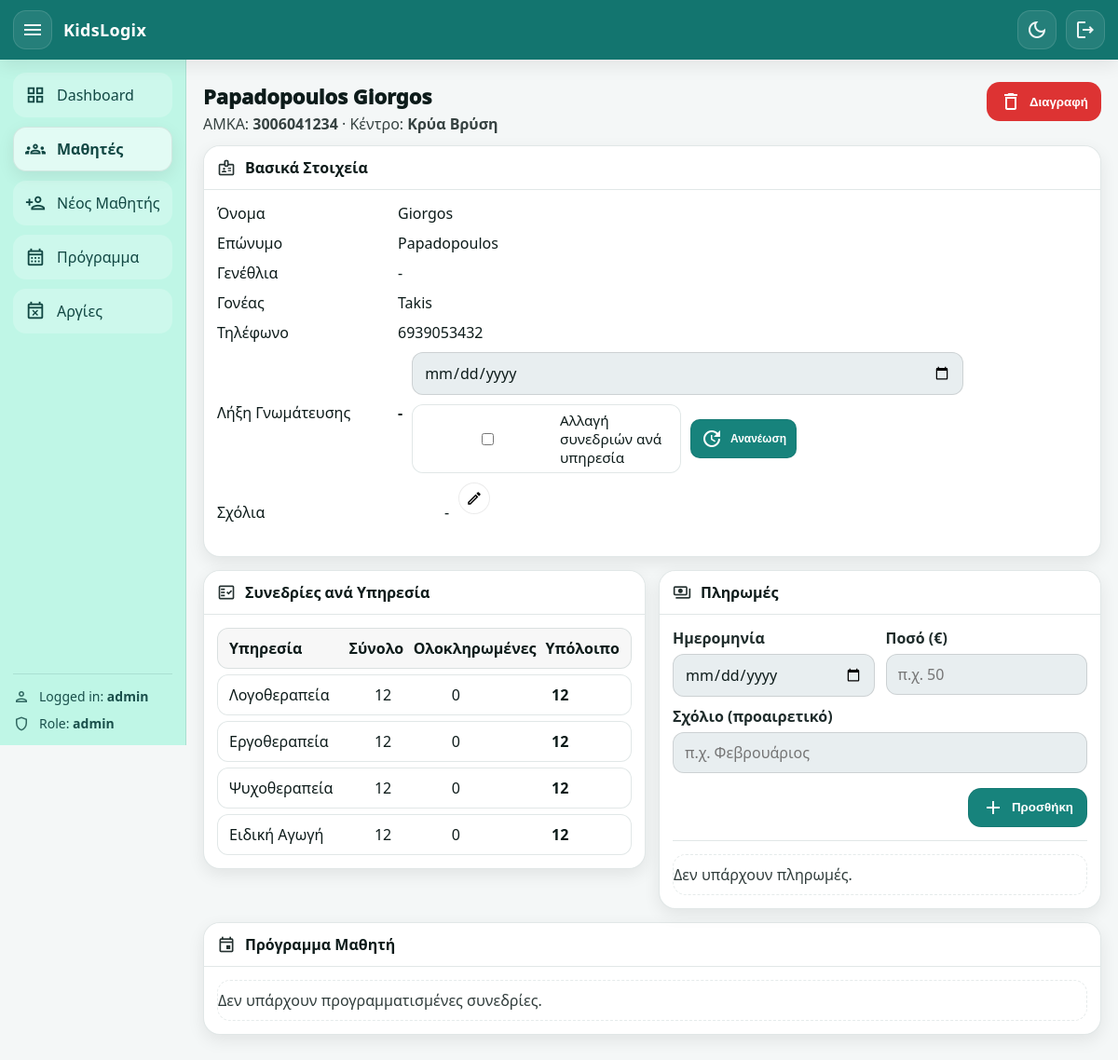
/students/3006041234 (signed in), run on the app's committed database.
### app/models.py (models this page shows, shortened)
class Student(Base):
    __tablename__ = "students"
    amka: Mapped[str] = mapped_column(String(20), primary_key=True)
    center: Mapped[str] = mapped_column(
        String(20),
        nullable=False,
        default="Giannitsa",  # Giannitsa / KryaVrisi
    )
    first_name: Mapped[str] = mapped_column(String(60), nullable=False)
    last_name: Mapped[str] = mapped_column(String(60), nullable=False)
    date_of_birth: Mapped[date | None] = mapped_column(Date, nullable=True)
    parent_name: Mapped[str | None] = mapped_column(String(120), nullable=True)
    parent_phone: Mapped[str | None] = mapped_column(String(30), nullable=True)
    assessment_expiry_date: Mapped[date | None] = mapped_column(Date, nullable=True)
    admin_comment: Mapped[str | None] = mapped_column(String(1000), nullable=True)
    created_at: Mapped[datetime] = mapped_column(
        DateTime, default=datetime.utcnow, nullable=False
    )
    services: Mapped[list["StudentService"]] = relationship(
        back_populates="student",
        cascade="all, delete-orphan",
    )
    appointments: Mapped[list["Appointment"]] = relationship(
        back_populates="student",
        cascade="all, delete-orphan",
    )
    payments: Mapped[list["Payment"]] = relationship(
        back_populates="student",
        cascade="all, delete-orphan",
    )

class Service(Base):
    __tablename__ = "services"
    id: Mapped[int] = mapped_column(Integer, primary_key=True, autoincrement=True)
    name: Mapped[str] = mapped_column(String(60), unique=True, nullable=False)
    student_links: Mapped[list["StudentService"]] = relationship(
        back_populates="service",
        cascade="all, delete-orphan",
    )
    appointments: Mapped[list["Appointment"]] = relationship(
        back_populates="service",
        cascade="all, delete-orphan",
    )

### app/routers/web.py (the view)
@router.get("/students/{amka}", response_class=HTMLResponse)
def student_page(
    amka: str,
    request: Request,
    db: Session = Depends(get_db),
    user: User = Depends(get_current_user),
):
    st = db.query(Student).filter(Student.amka == amka).first()
    if not st:
        return RedirectResponse("/students", status_code=303)
    links = (
        db.query(StudentService)
        .filter(StudentService.student_amka == amka)
        .all()
    )
    services_info = []
    for l in links:
        total = int(l.total_sessions or 0)
        used = (
            db.query(Appointment.id)
            .filter(Appointment.student_amka == amka)
            .filter(Appointment.service_id == l.service_id)
            .filter(Appointment.status.in_(["scheduled", "completed"]))
            .count()
        )
        completed = (
            db.query(Appointment.id)
            .filter(Appointment.student_amka == amka)
            .filter(Appointment.service_id == l.service_id)
            .filter(Appointment.status == "completed")
            .count()
        )
        remaining = max(total - int(used), 0)
        services_info.append(
            {
                "service": l.service,
                "total": total,
                "completed": int(completed),
                "remaining": int(remaining),
            }
        )
    appointments = (
        db.query(Appointment)
        .filter(Appointment.student_amka == amka)
        .order_by(
            case(
                (Appointment.status == "scheduled", 0),
                (Appointment.status == "completed", 1),
            ),
            Appointment.day.asc(),
            Appointment.start_time.asc(),
        )
        .all()
    )
    payments = (
        db.query(Payment)
        .filter(Payment.student_amka == amka)
        .order_by(Payment.payment_date.desc(), Payment.id.desc())
        .all()
    )
    return templates.TemplateResponse(
        "student_page.html",
        {
            "request": request,
            "user": user,
            "page": "students",
            "student": st,
            "services_info": services_info,
            "appointments": appointments,
            "payments": payments,
            "today": date.today(),
            "centers": CENTERS,
        },
    )

### app/templates/student_page.html (shortened to what this page needs)
{% extends "base.html" %}
{% block content %}
<div class="page-head">
  <div>
    <h1 class="page-title">{{ student.full_name }}</h1>
    <p class="page-subtitle">
      AMKA: <b>{{ student.amka }}</b> ·
      Κέντρο: <b>{{ centers.get(student.center, student.center) }}</b>
    </p>
  </div>
  <div class="page-actions">
    <form method="post" action="/students/{{ student.amka }}/delete"
          onsubmit="return confirm('Σίγουρα διαγραφή μαθητή; Θα διαγραφούν και οι συνεδρίες/πληρωμές του.');">
      <button class="btn btn-danger" type="submit" title="Διαγραφή μαθητή">
        <span class="material-icons-outlined">delete</span>
        Διαγραφή
      </button>
    </form>
  </div>
</div>
<div class="card">
  <div class="card-head">
    <div class="card-title">
      <span class="material-icons-outlined">badge</span>
      <h2>Βασικά Στοιχεία</h2>
    </div>
  </div>
  <div class="card-body">
    <div class="kv">
      <div>Όνομα</div><div>{{ student.first_name }}</div>
      <div>Επώνυμο</div><div>{{ student.last_name }}</div>
      <div>Γενέθλια</div><div>{{ fmt_date_gr(student.date_of_birth) }}</div>
      <div>Γονέας</div><div>{{ student.parent_name or '-' }}</div>
      <div>Τηλέφωνο</div><div>{{ student.parent_phone or '-' }}</div>
      <div>Λήξη Γνωμάτευσης</div>
      <div>
        <div class="renew-row">
          <b>{{ fmt_date_gr(student.assessment_expiry_date) }}</b>
          <form method="post" action="/students/{{ student.amka }}/assessment/renew" class="renew-form">
            <input type="date" name="assessment_expiry_date" required>
            <label class="checkbox">
              <input type="checkbox" id="change_sessions_chk" name="change_sessions" value="1" onchange="toggleRenewSessions()">
              Αλλαγή συνεδριών ανά υπηρεσία
            </label>
            <button class="btn btn-xs btn-primary" type="submit" onclick="return confirmRenew();">
              <span class="material-icons-outlined">update</span>
              Ανανέωση
            </button>
          </form>
        </div>
      </div>
      <div>Σχόλια</div>
      <div>
        <div class="renew-row" style="align-items:flex-start;">
          <div style="white-space:pre-wrap; line-height:1.35;">
            {{ student.admin_comment or '-' }}
          </div>
          <button
            class="icon-pill"
            type="button"
            onclick="openCommentModal()"
            title="Επεξεργασία σχολίου"
            aria-label="Επεξεργασία σχολίου"
          >
            <span class="material-icons-outlined">edit</span>
          </button>
        </div>
      </div>
    </div>
  </div>
</div>
<div class="grid-2-cards">
  <div class="card">
    <div class="card-head">
      <div class="card-title">
        <span class="material-icons-outlined">fact_check</span>
        <h2>Συνεδρίες ανά Υπηρεσία</h2>
      </div>
    </div>
    <div class="card-body">
      {% if services_info and services_info|length > 0 %}
        <div class="table">
          <div class="tr th">
            <div>Υπηρεσία</div>
            <div>Σύνολο</div>
            <div>Ολοκληρωμένες</div>
            <div>Υπόλοιπο</div>
          </div>
          {% for x in services_info %}
            <div class="tr" data-service-id="{{ x.service.id }}">
              <div>{{ x.service.name }}</div>
              <div class="svc-total">{{ x.total }}</div>
              <div class="svc-completed">{{ x.completed }}</div>
              <div><b class="svc-remaining">{{ x.remaining }}</b></div>
            </div>
          {% endfor %}
        </div>
      {% else %}
        <div class="empty-state">Δεν υπάρχουν υπηρεσίες για τον μαθητή.</div>
      {% endif %}
    </div>
  </div>
  <div class="card payments-card">
    <div class="card-head">
      <div class="card-title">
        <span class="material-icons-outlined">payments</span>
        <h2>Πληρωμές</h2>
      </div>
    </div>
    <div class="card-body">
      <form class="form-grid compact" method="post" action="/students/{{ student.amka }}/payments/new">
        <div class="grid-2">
          <label class="field">
            <span>Ημερομηνία</span>
            <input type="date" name="payment_date" required>
          </label>
          <label class="field">
            <span>Ποσό (€)</span>
            <input type="text" name="amount" placeholder="π.χ. 50" required>
          </label>
        </div>
        <label class="field">
          <span>Σχόλιο (προαιρετικό)</span>
          <input type="text" name="comment" placeholder="π.χ. Φεβρουάριος">
        </label>
        <div class="form-actions">
          <button class="btn btn-primary" type="submit">
            <span class="material-icons-outlined">add</span>
            Προσθήκη
          </button>
        </div>
      </form>
      <div class="divider"></div>
      {% if payments and payments|length > 0 %}
        <div class="payments-scroll">
          <div class="table">
            <div class="tr th payments-th">
              <div>Ημ/νία</div>
              <div>Ποσό</div>
              <div>Σχόλιο</div>
              <div>Ενέργειες</div>
            </div>
            {% for p in payments %}
              <div class="tr payments-row">
                <div>{{ fmt_date_gr(p.payment_date) }}</div>
                <div>{{ "%.2f"|format(p.amount_cents / 100) }}€</div>
                <div class="ellipsis">{{ p.comment or '-' }}</div>
                <div class="row-actions">
                  <button
                    class="icon-pill"
                    type="button"
                    onclick="openPaymentModal(this)"
                    data-payment-id="{{ p.id }}"
                    data-payment-date="{{ p.payment_date.isoformat() }}"
                    data-payment-amount="{{ "%.2f"|format(p.amount_cents/100) }}"
                    data-payment-comment="{{ p.comment or '' }}"
                    title="Επεξεργασία πληρωμής"
                    aria-label="Επεξεργασία πληρωμής"
                  >
                    <span class="material-icons-outlined">edit</span>
                  </button>
                </div>
              </div>
            {% endfor %}
          </div>
        </div>
      {% else %}
        <div class="empty-state">Δεν υπάρχουν πληρωμές.</div>
      {% endif %}
    </div>
  </div>
</div>
<div class="card">
  <div class="card-head">
    <div class="card-title">
      <span class="material-icons-outlined">event</span>
      <h2>Πρόγραμμα Μαθητή</h2>
    </div>
  </div>
  <div class="card-body">
    {% if appointments and appointments|length > 0 %}
      <div class="table">
        <div class="tr th student-appt-grid">
          <div>Ημερομηνία</div>
          <div>Ώρα</div>
          <div>Υπηρεσία</div>
          <div>Κατάσταση</div>
          <div style="text-align:right;">Ενέργειες</div>
        </div>
        {% for a in appointments %}
          <div class="tr student-appt-grid" id="appt-row-{{ a.id }}" data-service-id="{{ a.service_id }}">
            <div>{{ fmt_date_gr(a.day) if a.day else '-' }}</div>
            <div>{{ a.start_time.strftime('%H:%M') if a.start_time else '-' }}</div>
            <div>{{ a.service.name if a.service else '-' }}</div>
            <div class="status {{ a.status }} appt-status">{{ a.status }}</div>
            <div class="row-actions">
              {% if a.status == "scheduled" %}
                <button
                  class="icon-pill icon-success"
                  type="button"
                  title="Ολοκλήρωση"
                  aria-label="Ολοκλήρωση"
                  onclick="updateAppointmentStatus({{ a.id }}, 'completed')"
                >
                  <span class="material-icons-outlined">check</span>
                </button>
                <button
                  class="icon-pill icon-danger"
                  type="button"
                  title="Ακύρωση"
                  aria-label="Ακύρωση"
                  onclick="updateAppointmentStatus({{ a.id }}, 'canceled')"
                >
                  <span class="material-icons-outlined">close</span>
                </button>
              {% endif %}
            </div>
          </div>
        {% endfor %}
      </div>
    {% else %}
      <div class="empty-state">Δεν υπάρχουν προγραμματισμένες συνεδρίες.</div>
    {% endif %}
  </div>
</div>
{% endblock %}

### data on the page
Student: full_name "Papadopoulos Giorgos", amka "3006041234", get "Κρύα Βρύση", first_name "Giorgos", last_name "Papadopoulos", date_of_birth "-", parent_name "Takis", parent_phone "6939053432", assessment_expiry_date "-", admin_comment "-"
Service: service.name "Λογοθεραπεία"
Service: service.name "Εργοθεραπεία"
Service: service.name "Ψυχοθεραπεία"
Service: service.name "Ειδική Αγωγή"

### other printed values
{{ user.username if user else '-' }} "admin"
{{ user.role if user else '-' }} "admin"
{{ x.total }} "12" "12" "12" "12"
{{ x.completed }} "0" "0" "0" "0"
{{ x.remaining }} "12" "12" "12" "12"
